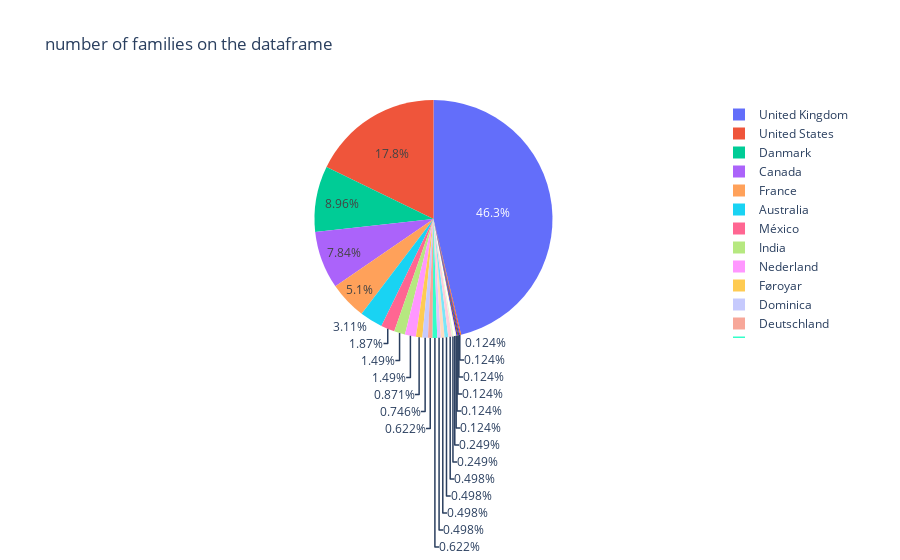

The cell this chart's notebook holds for it:
### Code cell
import plotly_express as px

df3 = df2.groupby("country")["country"].agg(["count"]).reset_index()
df3
px.pie(df3, values = "count", names = "country", title = "number of families on the dataframe")

### Figure 1 — Plotly figure (JSON) as saved in the notebook; plotly's stock layout.template omitted (floating-point values rounded to 4 significant figures)
{"data": [{"domain": {"x": [0, 1], "y": [0, 1]}, "hovertemplate": "country=%{label}<br>count=%{value}<extra></extra>", "labels": ["Australia", "Brasil", "Canada", "Cuba", "Danmark", "Deutschland", "Dominica", "España", "France", "Føroyar", "Ghana", "India", "Indonesia", "Luzon", "México", "Nederland", "Perú", "República Dominicana", "Saint Kitts and Nevis", "South Africa", "Trinidad and Tobago", "United Kingdom", "United States", "Venezuela", "Ελλάς"], "legendgroup": "", "name": "", "showlegend": true, "type": "pie", "values": [25, 4, 63, 1, 72, 5, 6, 1, 41, 7, 4, 12, 5, 4, 15, 12, 4, 1, 1, 1, 1, 372, 143, 2, 2]}], "layout": {"legend": {"tracegroupgap": 0}, "title": {"text": "number of families on the dataframe"}}}
